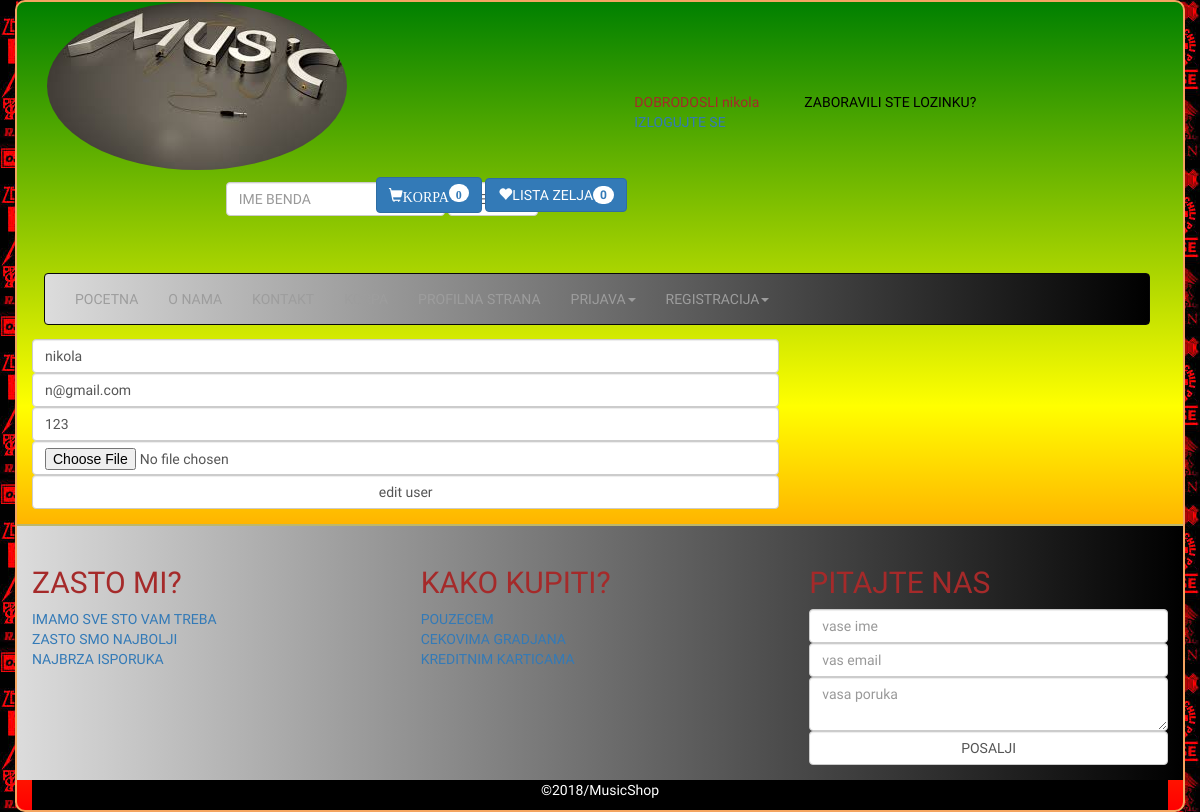
The page /user/user_pages/userEdit.php?edId=49 (signed in) on the database its author committed.
### tables this page shows
CREATE TABLE IF NOT EXISTS `users` (
  `user_id` int(11) NOT NULL AUTO_INCREMENT,
  `user_name` varchar(100) DEFAULT NULL,
  `user_email` varchar(100) DEFAULT NULL,
  `user_pass` varchar(100) DEFAULT NULL,
  `cat_uset` int(11) DEFAULT NULL,
  `user_img` text,
  PRIMARY KEY (`user_id`)
);

### database/db.php (called while the page is built, shortened)
<?php
class db
{
    private $conn;
    public function setDB(){
        $conn = null;
        try{
            $conn = new PDO("mysql:host=localhost;dbname=ecommerce","root","");
            $conn->setAttribute(PDO::ATTR_ERRMODE,PDO::ERRMODE_EXCEPTION);
        }catch (PDOException $e){
            echo $e->getMessage();
        }
        $this->conn = $conn;
    }
    public function getDB(){
        return $this->conn;
    }
}

### user/userController.php (the view, shortened to what this page needs)
<?php
class UserController extends UserModel
{
    public function editUsers()
    {
        if (isset($_GET["edId"])) {
            $stmt = $this->getDB()->prepare("select * from users where user_id=:user_id");
            $stmt->bindValue(":user_id", $_GET["edId"]);
            $stmt->execute();
            $user = $stmt->fetch(PDO::FETCH_OBJ);
            echo '<form method="post"  class="form-group" enctype="multipart/form-data" action="' . $_SERVER["PHP_SELF"] . '">
            <input type="hidden" name="user_id" class="form-control" value="' . $user->user_id . '">
            <input type="text" name="user_name" class="form-control" value="' . $user->user_name . '">
             <input type="text" name="user_email" class="form-control" value="' . $user->user_email . '">
              <input type="text" name="user_pass" class="form-control" value="' . $user->user_pass . '">
             <input type="file" name="user_img" class="form-control" value="' . $user->user_img . '">
            <input type="submit" name="editUser" class="form-control" value="edit user">
            </form>';
        }
    }
}

### view/u.css (style rules this page uses)
body { font-family: 'Galindo', cursive;color: brown;background-image: url('../images/rock.jpg') }

### rows shown on the page
users: user_name "nikola", user_email "n@gmail.com", user_pass "123"

### other values the page prints
$_SESSION["name"] "nikola"
$rez "0"
